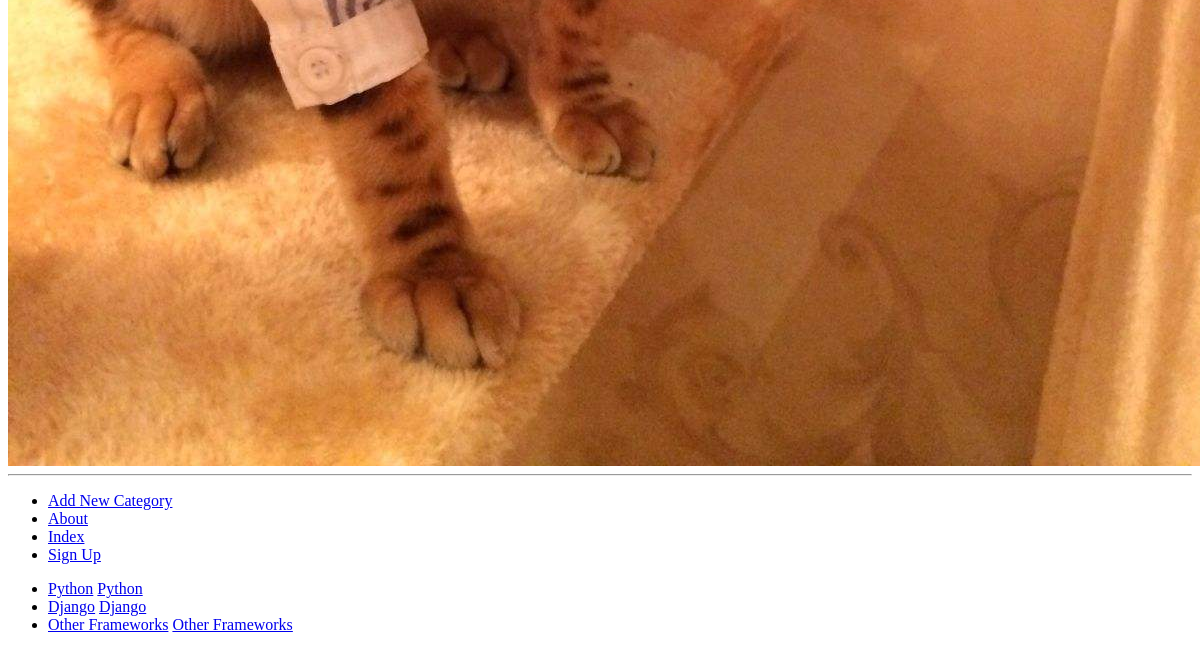
The app's page /rango/about (lower part), older data.
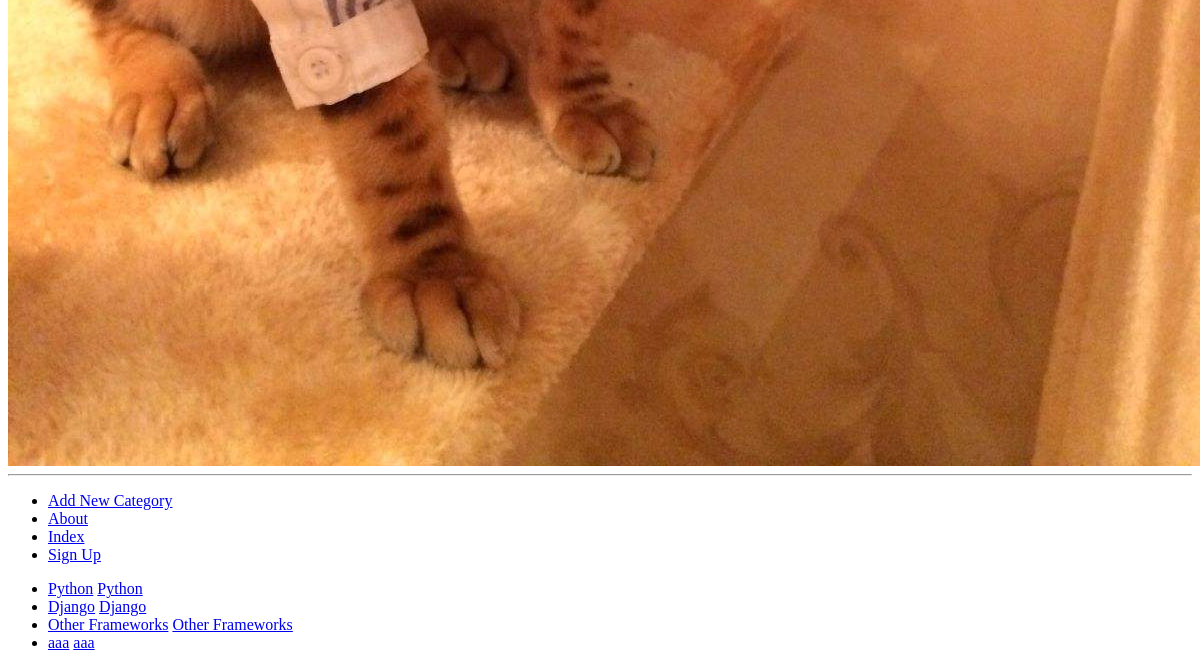
The same page, newer data.
### rango/models.py (models this page shows, shortened)
class Category(models.Model):
    name = models.CharField(max_length=128, unique=True)
    views = models.IntegerField(default=0)
    likes = models.IntegerField(default=0)
    slug = models.SlugField(unique=True)
    class Meta:
        verbose_name_plural = 'Categories'

### rango/views.py (the view)
def about(request):
    print(request.method)
    print(request.user)
    return render(request, 'rango/about.html', {})

### rango/templatetags/rango_template_tags.py (called while the page is built)
@register.inclusion_tag('rango/cats.html')
def get_category_list(cat=None):
    return {'cats': Category.objects.all(),
            'act_cat': cat}

### templates/rango/about.html (shortened to what this page needs)
{% extends 'rango/base.html' %}
{% load staticfiles %}
{% block body_block %}
<img src="{{ MEDIA_URL}}cat.jpg" />
{% endblock %}

### templates/rango/cats.html
<ul>
    {% if cats %}
        {% for c in cats %}
            {% if c == act_cat %}
                <li>
                    <strong>
                    <a href="{% url 'rango:show_category' c.slug %}">{{ c.name }}</a>
                    </strong>
                 </li>
            {% else %}
                <li>
                    <a href="{% url 'rango:show_category' c.slug %}">{{ c.name }}</a>
                    <a href="{% url 'rango:show_category' c.slug %}">{{ c.name }}</a>
                </li>
            {% endif %}
        {% endfor %}
    {%else%}
            <li><strong>There are no categories present.</strong></li>
    {% endif %}
</ul>

Row changes from the older to the newer data that the page shows:
added Category: name "aaa"
